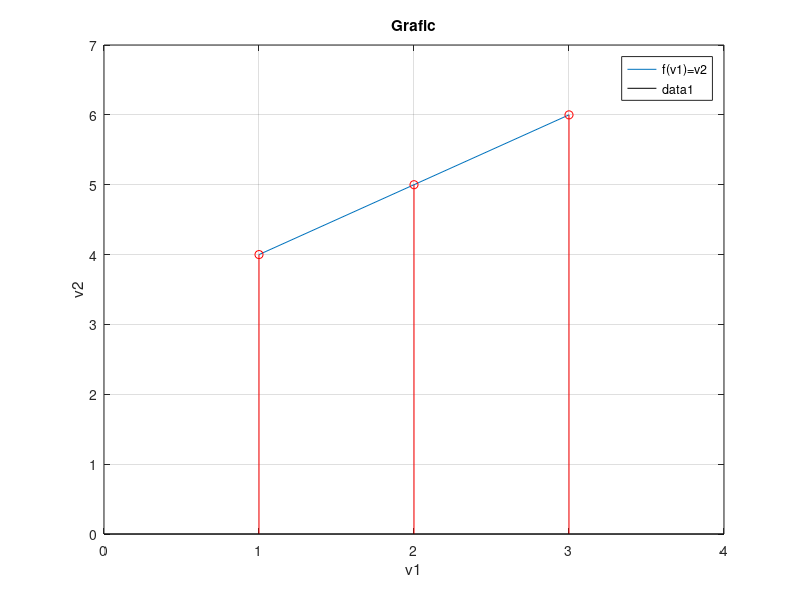
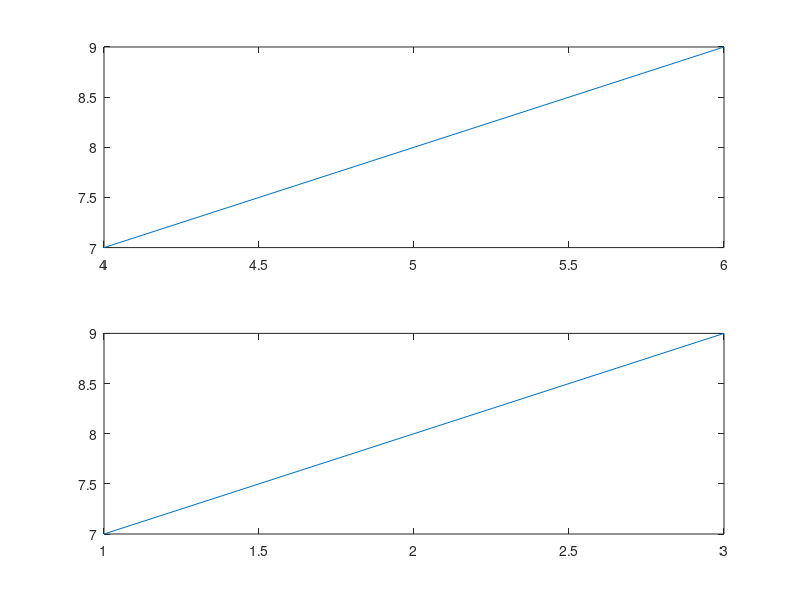

Write MATLAB code to recreate these figures, in order. (Note: this script raises an error after producing the figures.)
clear                                           %sterge toate variabilele din workspace
close                                           %inchide figura curenta
clc                                             %sterge textul din fereastra de comanda
                                                %zona de initializare a variabilelor
z = 1 - 1i;                                     
x = 1;
y = 0;
w = 2.7182;
v1 = [1,2,3];
v2 = [4,5,6];
v3 = 7:1:9;
v4 = linspace(1,10,20);                         %linespace() defineste un vector cu 20 de elemente generate uniform de la val 1 la 10
M1 = [];
M2 = [v1;v2];
M3 = ones(3,4);                                 %ones() initializeaza o matrice cu toate elementele egale cu 1
M4 = zeros(4,3);                                %zeros() initializeaza o matrice cu toate elementele egale cu 0
M5 = eye(3,3);                                  %eye() initializeaza o matrice cu 1 pe diagonala principala si zero in rest


modul = abs(z);                                 %abs functia modul
faza = angle(z);                                %angle() functie care calculeaz faza unui nr complex
conjugata = conj(z);                            %conj() functie care intoarce conjugata unui nr complex
part_imag = imag(z);                            %imag() functie care intoarce partea imaginara a unui nr complex
part_real = real(z);                            %real() functie care intoarce partea reala a unui nr complex

invers_cos = acos(x);                           %///////////
invers_sin = asin(x);
invers_tan = atan(x);                           %inversele functiilor trigonometrice
invers_cosh = acosh(x);
invers_sinh = asinh(x);
invers_tanh = atanh(x);                         %///////////
cos = cos(y);                                   %///////////
sin = sin(y);
tan = tan(y);                                   %functiile trigonometrice
cosh = cosh(y);
sinh = sinh(y); 
tanh = tanh(y);                                 %///////////

exp = exp(w);                                   %exp() functia exponentiala
ln = log(w);                                    %log() functia logaritm natural
lg = log10(w);                                  %log10() functia logaritm in baza 10
intreg_sup = ceil(w);                           %ceil() functie care intoarce partea intreaga superioara a unui numar
intreg_inf = floor(w);                          %floor() functie care intoarce partea intreaga inferioara a unui numar
rot_zero = fix(w);                              %fix() functie care rotunjeste la cel mai apropiat intreg de zero
rot_int = round(w);                             %round() functie care rotunjeste la cel mai apropiat intreg

vec_produs = v1.*v2;                            %produsul elementelor primului vector cu cele din al doilea vector
vec_raport = v1./v2;                            %raportul elementelor primului vector cu cele din al doilea vector
vec_putere = v1.^v2;                            %produsul elementelor primului vector cu cele din al doilea vector
vec_transpusa = v1';                            %transpusa vectorului/matricii
vec_conjugata = v1.';

[linii,coloane] = size(M2);                     %size() functia intoarce nr de linii si de coloane ale unei matrici
lungime = length(v1);                           %length() functia intoarce lungimea unui vector

pause(1);                                       %pause() functia care face o pauza de n secunde

figure;                                         %figure creeaza o figura pentru afisarea unui grafic
plot(v1,v2);                                    %plot() functie care genereaza un grafic continuu prin punctele celor doi vectori
grid on;                                        %grid afiseaza o grila peste figura graficului
xlabel("v1");                                   %denumirea axei x
ylabel("v2");                                   %denumirea axei y
title("Grafic");                                %titlul figurii
legend ("f(v1)=v2");                            %legenda figurii

hold on;                                        %hold on afiseaza graficul nou peste cel anterior si off noul grafic va fi desenat in locul graficului vechi
stem(v1,v2,'r');                                %stem() functie care genereaza un grafic discret cu punctele celor doi vectori
grid on;
axis([0 4 0 7]);                                %limitele axelor x 0 4 si y 0 7

figure;
subplot(2,1,1);                                 %subplot functie care creeaza o subfigura in interiorul aceleasi figuri
plot(v2,v3);                                       
subplot(2,1,2);
plot(v1,v3);
save('tema.mat');                               %save() functie care salveaza datele din workspace in fisierul tema.mat
clear
load('tema.mat');                               %load() functie care incarca datele din fisierul tema.mat in workspace
help save                                      %help functie care descrie modul de funtionare a altei functii
pwd                                            %pwd functie care afiseaza numele directorului curent
%cd E:\Lab_SP\LAB1                              %cd functie care
%u = input("Introduceti u>>");                  %imput() functie care citeste o valoare de la tastatura

%completare:
whos
vector=1:1:9;
for i=1:1:9
   if vector(i)<5
      vector(i)=10-vector(i); 
   end
end
vector(1,:)
i=1;
while i<10
   vector(i)=vector(i)^2; 
   i=i+1;
end
vector(1,1:5)